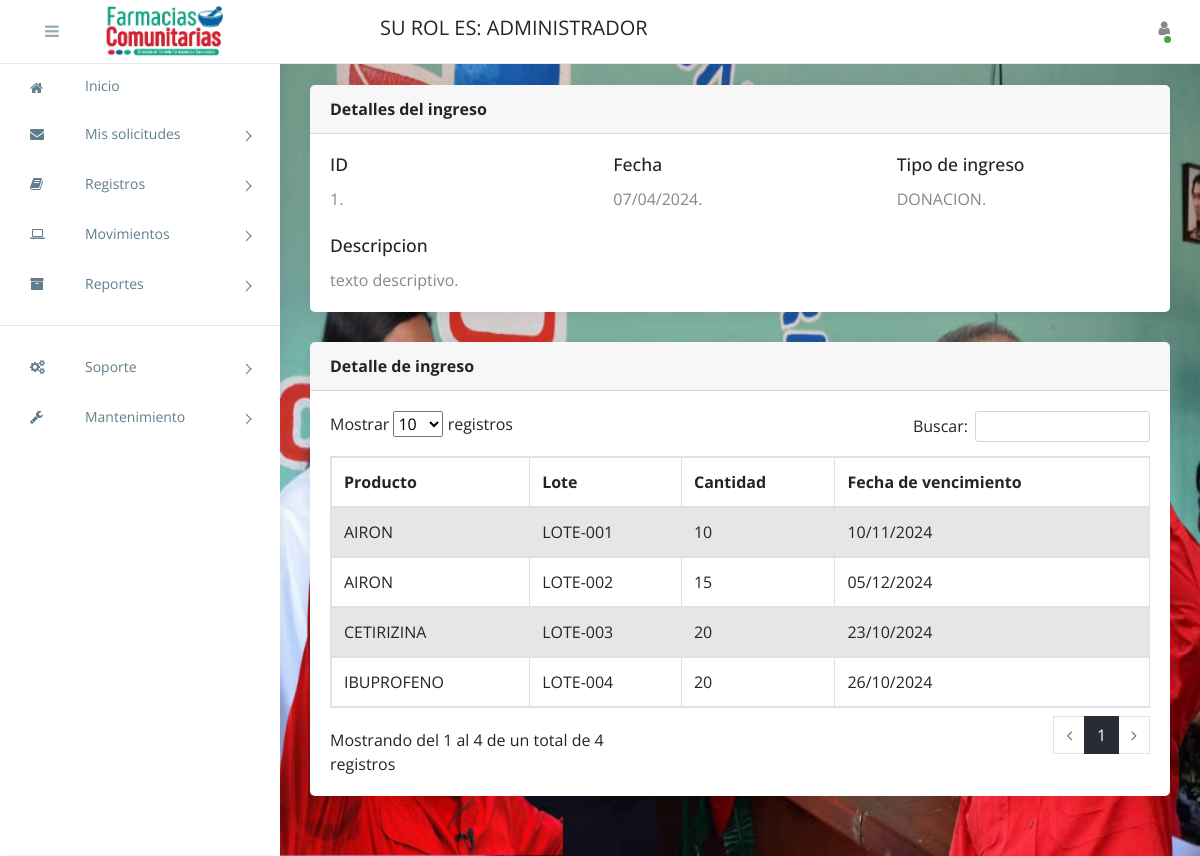
The app's page /detalle-de-ingreso/1/ (signed in) with its own data.
### apps/entidades/models.py (models this page shows, shortened)
class Persona(models.Model):
	class Genero(models.TextChoices):
		MASCULINO = 'MA', 'Masculino'
		FEMENINO = 'FE', 'Femenino'
	class Nacionalidad(models.TextChoices):
		VENEZOLANO = 'V-', 'V-'
		EXTRANJERO = 'E-', 'E-'
		JURIDICO = 'J-', 'J-'
	class CodigoTlf(models.TextChoices):
		C412 = '0412', '0412'
		C414 = '0414', '0414'
		C416 = '0416', '0416'
		C424 = '0424', '0424'
		C426 = '0426', '0426'
	nacionalidad = models.CharField(max_length=2, choices=Nacionalidad.choices, default=Nacionalidad.VENEZOLANO, blank=False, null=False)
	cedula = models.CharField(max_length=8, blank=False, null=False)
	nombres = models.CharField(max_length=50, blank=False, null=False)
	apellidos = models.CharField(max_length=50, blank=False, null=False)
	telefono = models.CharField(max_length=11, blank=True, null=True)
	genero = models.CharField(max_length=2, blank=False, null=False, choices=Genero.choices)
	f_nacimiento = models.DateField(auto_now_add = False, auto_now=False, blank=False, null=False)
	embarazada = models.BooleanField(blank=False, null=False)
	c_residencia = models.FileField(upload_to='constancias_residencias/', blank=True, null=True)
	zona  = models.ForeignKey(Zona, on_delete=models.PROTECT, blank=False, null=False)
	direccion = models.TextField(blank=False, null=False)
	patologia = models.TextField(blank=True, null=True)
	class Meta:
		abstract = True

class Perfil(Persona):
	class Rol(models.TextChoices):
		ADMINISTRADOR = 'AD', 'Administrador'
		ALMACENISTA = 'AL', 'Almacenista'
		AT_CLIENTE = 'AT', 'Atención al Cliente'
		JEFE_COMUNIDAD = 'JC', 'Jefe de Comunidad'
		PACIENTE = 'PA', 'Paciente'
	rol = models.CharField(max_length=2, choices=Rol.choices, default=Rol.PACIENTE)
	usuario = models.OneToOneField(User, on_delete=models.CASCADE, related_name='perfil')
	class Meta:
		verbose_name = 'perfil'
		verbose_name_plural = 'perfiles'
		permissions = [
			('cambiar_password', 'cambiar contraseña a usuarios'),
			('cambiar_estado_usuarios', 'cambiar estado de usuarios'),
			('cambiar_estado_jornada', 'cambiar estatus de jornadas'),
			('cambiar_estado_solicitudes', 'cambiar status de solicitudes'),
			('entregar_solicitud_medicamentos', 'Entregar solicitud de medicamentos'),
			('entregar_jornada_medicamentos', 'Entregar jornada de medicamentos'),
			('ver_inicio', 'Ver inicio'),
			('ver_mis_solicitudes_de_medicamentos', 'Ver mis solicitudes de medicamentos'),
			('ver_mis_jornada_medicamentos', 'Ver mis jornadas de medicamentos'),
			('registrar_mi_solicitud_de_medicamentos', 'Registrar mi solicitud de medicamentos'),
			('registrar_mi_jornada_medicamentos', 'Registrar mi jornada de medicamentos')
		]

### apps/movimientos/models.py (models this page shows, shortened)
class Ingreso(models.Model):
	fecha = models.DateField(auto_now=False, auto_now_add=False)
	descripcion= models.TextField()
	tipo_ingreso = models.ForeignKey(TipoMov, on_delete=models.PROTECT)
	class Meta:
		verbose_name = 'Ingreso'
		verbose_name_plural = 'Ingresos'
		ordering = ['pk']

class TipoMov(models.Model):
	class Operacion(models.TextChoices):
		SUMA = '+', 'Suma'
		RESTA = '-', 'Resta'
	nombre = models.CharField(max_length=50)
	operacion = models.CharField(choices=Operacion.choices, max_length=2)
	class Meta:
		verbose_name = 'Tipo de Movimiento'
		verbose_name_plural = 'Tipos de Movimientos'
		ordering = ['nombre']
	def __str__(self):
		return f'{self.nombre}'

class DetalleIngreso(models.Model):
	ingreso = models.ForeignKey(Ingreso, on_delete=models.CASCADE, related_name='detalle')
	inventario = models.ForeignKey(Inventario, on_delete=models.PROTECT)
	cantidad = models.IntegerField()
	lote = models.CharField(max_length=50)
	f_vencimiento = models.DateField(auto_now=False, auto_now_add=False)
	class Meta:
		verbose_name = 'Detalle de ingreso'
		verbose_name_plural = 'Detalles de ingresos'

### apps/inventario/models.py (models this page shows, shortened)
class Inventario(models.Model):
	lote = models.CharField(max_length=50,verbose_name='Codigo de lote')
	f_vencimiento = models.DateField(auto_now=False, auto_now_add=False, verbose_name='Fecha de vencimiento')
	stock = models.IntegerField(default=0, verbose_name='Stock')
	comprometido = models.IntegerField(default=0, verbose_name='Comprometido')
	producto = models.ForeignKey(Producto, on_delete=models.CASCADE, related_name='inventario', verbose_name='Producto')
	class Meta:
		verbose_name = 'Inventario'
		verbose_name_plural = 'Inventarios'

class Producto(models.Model):
	class Seleccion(models.TextChoices):
		SI = 'SI', 'SÍ'
		NO = 'NO', 'NO'
	nombre = models.CharField(max_length=50, blank=False, null=False)
	almacen = models.ForeignKey(Almacen, verbose_name='Ubicación', on_delete=models.PROTECT, blank=False, null=False)
	tipo_insumo = models.ForeignKey(TipoInsumo, verbose_name='Tipo de insumo', on_delete=models.PROTECT, blank=False, null=False)
	laboratorio = models.ForeignKey(Laboratorio, verbose_name='Laboratorio', on_delete=models.PROTECT, blank=False, null=False)
	if_expire_date = models.CharField(verbose_name='Si caduca', max_length = 2, choices = Seleccion.choices)
	stock_minimo = models.IntegerField(default=0, blank=False, null=False)
	total_stock = models.IntegerField(default=0, null = False, blank= False)
	comprometido = models.IntegerField(default=0, verbose_name='Comprometido')
	class Meta:
		verbose_name = 'Producto'
		verbose_name_plural = 'Productos'
		ordering = ['nombre']
	def __str__(self):
		return f'{self.nombre}'

### apps/movimientos/views/ingresos/views.py (the view)
# urls.py: path('detalle-de-ingreso/<int:pk>/', DetalleIngresoView.as_view(), name='detalle_ingreso'),
class DetalleIngresoView(ValidarUsuario, DetailView):
	permission_required = 'movimientos.view_ingreso'
	template_name = 'pages/movimientos/ingresos/detalle_ingreso.html'
	model = Ingreso
	context_object_name = 'ingreso'
	def get_context_data(self, **kwargs):
		context = super().get_context_data(**kwargs)
		context["sub_title"] = "Detalles del ingreso"
		return context

### templates/pages/movimientos/ingresos/detalle_ingreso.html (shortened to what this page needs)
{% extends 'base/base.html' %}
{% load static %}
{% block extra_css %}
    <link rel="stylesheet" href="{% static 'css/buttons.bootstrap5.min.css' %}">
    <link rel="stylesheet" href="{% static 'css/dataTables.bootstrap5.min.css' %}">
    <link rel="stylesheet" href="{% static 'css/responsive.bootstrap5.min.css' %}">
{% endblock extra_css %}
{% block body %}
    <div class="row">
        <div class="col col-md-12">
            <div class="card">
                <div class="card-header">
                    <strong class="card-title">{{sub_title}}</strong>
                </div>
                <div class="card-body">
                    <div class="row">
                        <div class="col col-md-4">
                            <h4 class="card-title">ID</h4>
                            <p class="card-text">{{ ingreso.pk }}.</p>
                        </div>
                        <div class="col col-md-4">
                            <h4 class="card-title">Fecha</h4>
                            <p class="card-text">{{ingreso.fecha|date:'d/m/Y'}}.</p>
                        </div>
                        <div class="col col-md-4">
                            <h4 class="card-title">Tipo de ingreso</h4>
                            <p class="card-text">{{ingreso.tipo_ingreso}}.</p>
                        </div>
                    </div>
                    <div class="row mt-4">
                        <div class="col col-md-12">
                            <h4 class="card-title">Descripcion</h4>
                            <p class="card-text">{{ingreso.descripcion}}.</p>
                        </div>
                    </div>
                </div>
            </div>
        </div>
    </div>
    <div class="row">
        <div class="col col-md-12">
            <div class="card">
                <div class="card-header">
                    <strong class="card-title">Detalle de ingreso</strong>
                </div>
                <div class="card-body">
                    <div class="dt-responsive table-responsive">
                        <table id="listado" class="table table-striped table-hover table-bordered nowrap">
                            <thead>
                                <tr>
                                    <th>Producto</th>
                                    <th>Lote</th>
                                    <th>Cantidad</th>
                                    <th>Fecha de vencimiento</th>
                                  </tr>
                            </thead>
                            <tbody>
                                {% for det in ingreso.detalle.all %}
                                    <tr>
                                        <td>{{ det.inventario.producto }}</td>
                                        <td>{{ det.lote }}</td>
                                        <td>{{ det.cantidad }}</td>
                                        <td>{{ det.f_vencimiento|date:'d/m/Y' }}</td>
                                    </tr>
                                {% endfor %}
                            </tbody>
                        </table>
                    </div>
                </div>
            </div>
        </div>
    </div>
{% endblock body %}

### templates/base/base.html (shortened to what this page needs)
{% load static %}
<!Doctype html>
<html class="no-js" lang="es">
<head>
    <link rel="stylesheet" href="https://cdn.jsdelivr.net/npm/normalize.css@8.0.0/normalize.min.css">
    <link rel="stylesheet" href="https://cdn.jsdelivr.net/npm/bootstrap@4.1.3/dist/css/bootstrap.min.css">
    <link rel="stylesheet" href="https://cdn.jsdelivr.net/npm/font-awesome@4.7.0/css/font-awesome.min.css">
    <link rel="stylesheet" href="https://cdn.jsdelivr.net/gh/lykmapipo/themify-icons@0.1.2/css/themify-icons.css">
    <link rel="stylesheet" href="https://cdn.jsdelivr.net/npm/pixeden-stroke-7-icon@1.2.3/pe-icon-7-stroke/dist/pe-icon-7-stroke.min.css">
    <link rel="stylesheet" href="https://cdnjs.cloudflare.com/ajax/libs/flag-icon-css/3.2.0/css/flag-icon.min.css">
    <link rel="stylesheet" href="{% static 'css/notifier.css' %}">
    <link rel="stylesheet" href="{% static 'css/cs-skin-elastic.css' %}">
    <link rel="stylesheet" href="{% static 'css/style.css' %}">
    {% block extra_css %}
    {% endblock extra_css %}
</head>
<body>
    {% block left_panel %}
    <aside id="left-panel" class="left-panel">
        <nav class="navbar navbar-expand-sm navbar-default">
            <div id="main-menu" class="main-menu">
                <ul class="nav navbar-nav">
                    <li class="dropdown pt-2">
                        <a href="{% url 'vista' %}"><i class="menu-icon fa fa-home"></i>Inicio</a>
                    </li>
                    <li class="menu-item-has-children dropdown">
                        <a href="" class="dropdown-toggle" data-toggle="dropdown" aria-haspopup="true" aria-expanded="false"> <i class="menu-icon fa fa-envelope"></i>Mis solicitudes</a>
                    </li>
                    {% if not request.user.perfil.rol == "PA" and not request.user.perfil.rol == "JC" and not request.user.perfil.rol == "AT" %}
                        <li class="menu-item-has-children dropdown">
                            <a href="" class="dropdown-toggle" data-toggle="dropdown" aria-haspopup="true" aria-expanded="false"> <i class="menu-icon fa fa-book"></i>Registros</a>
                        </li>
                    {% endif %}
                    {% if not request.user.perfil.rol == "PA" and not request.user.perfil.rol == "JC" %}
                        <li class="menu-item-has-children dropdown">
                            <a href="" class="dropdown-toggle" data-toggle="dropdown" aria-haspopup="true" aria-expanded="false"> <i class="menu-icon fa fa-laptop"></i>Movimientos</a>
                         </li>
                    {% endif %}
                        {% if request.user.perfil.rol == "AD" %}
                            <li class="menu-item-has-children dropdown">
                                <a href="#" class="dropdown-toggle" data-toggle="dropdown" aria-haspopup="true" aria-expanded="false"> <i class="menu-icon fa fa-archive"></i>Reportes</a>
                            </li>
                        {% endif %}
                    <hr width="100%">
                    {% if request.user.perfil.rol == "AD" %}
                        <li class="menu-item-has-children dropdown">
                            <a href="" class="dropdown-toggle" data-toggle="dropdown" aria-haspopup="true" aria-expanded="false"> <i class="menu-icon fa fa-cogs"></i>Soporte</a>
                        </li>
                    {% endif %}
                    {% if not request.user.perfil.rol == "PA" and not request.user.perfil.rol == "JC" and not request.user.perfil.rol == "AT" %}
                        <li class="menu-item-has-children dropdown">
                            <a href="" class="dropdown-toggle" data-toggle="dropdown" aria-haspopup="true" aria-expanded="false"> <i class="menu-icon fa fa-wrench"></i>Mantenimiento</a>
                        </li>
                    {% endif %}
                </ul>
            </div>
        </nav>
    </aside>
    {% endblock left_panel %}
    <div id="right-panel" class="right-panel">
        <header id="header" class="header">
            <div class="top-left">
                <div class="navbar-header">
                    {% block a %}
                    <a id="menuToggle" class="menutoggle col"><i class="fa fa-bars"></i></a>
                    <a class="navbar-brand col" href="#"><img src="{% static 'images/logo.jpg' %}"></a>
                    {% endblock a %}
                </div>
            </div>
            <div class="top-right">
                <div class="header-menu d-flex align-items-center justify-content-center">
                    <div class="navbar-brand">
                        <div>SU ROL ES: {{ user.perfil.get_rol_display|upper }}</div>
                    </div>
                    <div class="navbar-brand ml-auto"><div id="reloj"></div></div>
                    {% block right_panel %}
                    <div class="user-area dropdown float-right">
                        <a href="#" class="dropdown-toggle active" data-toggle="dropdown" aria-haspopup="true" aria-expanded="false">
                            <i class="fa fa-user"></i>
                        </a>
                    </div>
                    {% endblock right_panel %}
                </div>
            </div>
        </header>
        <div class="content">
            {% block body %}
            {% endblock %}
        </div>
    </div>
</body>
</html>

### records on screen
Ingreso: pk "1", fecha "07/04/2024", tipo_ingreso "DONACION", descripcion "texto descriptivo"
DetalleIngreso: inventario.producto "AIRON", lote "LOTE-001", cantidad "10", f_vencimiento "10/11/2024"
DetalleIngreso: inventario.producto "AIRON", lote "LOTE-002", cantidad "15", f_vencimiento "05/12/2024"
DetalleIngreso: inventario.producto "CETIRIZINA", lote "LOTE-003", cantidad "20", f_vencimiento "23/10/2024"
DetalleIngreso: inventario.producto "IBUPROFENO", lote "LOTE-004", cantidad "20", f_vencimiento "26/10/2024"

### other values on screen
{{ user.perfil.get_rol_display|upper }} "ADMINISTRADOR"
{{ sub_title }} "Detalles del ingreso"
